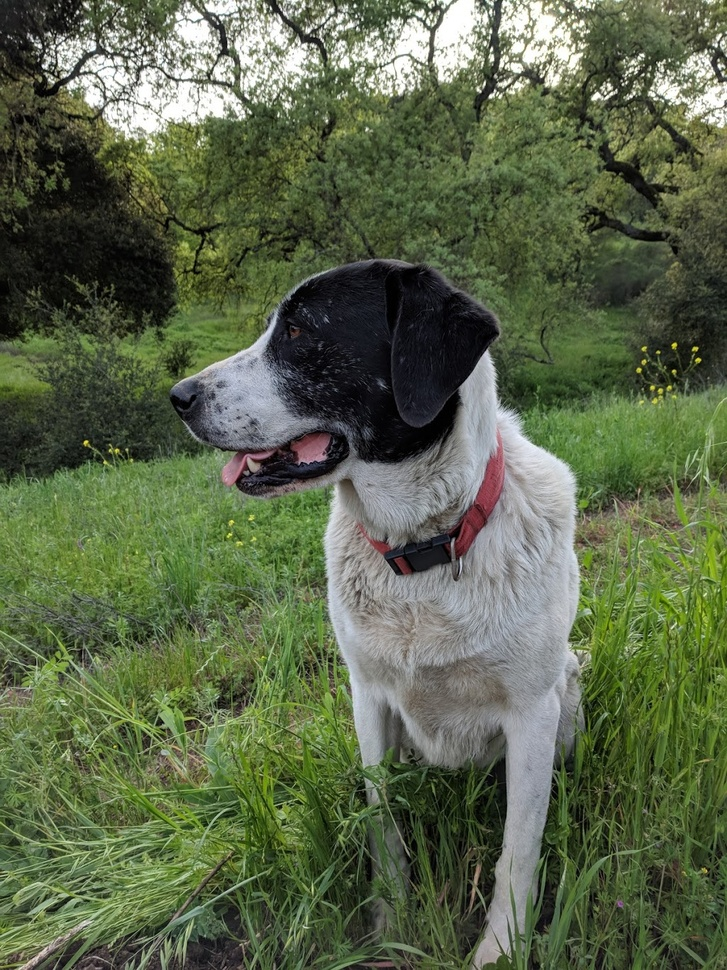
#> input picture DATA/sammy.jpg, 727 x 970 px, shrunk from 1025 x 1367 before the run
$ jupyter execute 4.1-template-matching.ipynb
#> lines starting #> are read from the running program, lines starting #| are printed output that depends on the picture
# Template Matching

Template Matching is a method for searching and finding the location of a template image in a larger image. OpenCV comes with a function `cv.matchTemplate` for this purpose. It simply slides the template image over the input image (as in 2D convolution) and compares the template and patch of input image under the template image. Several comparison methods are implemented in OpenCV. It returns a grayscale image, where each pixel denotes how much does the neighbourhood of that pixel match with template.

[Template Matching](https://docs.opencv.org/4.x/d4/dc6/tutorial_py_template_matching.html)

---

`cv2.matchTemplate(Mat image, Mat templ, int method, result=None, Mat mask=None)`

**Description:** Compares a template against overlapped image regions.

**Parameters:**

`image`: Image where the search is running. It must be 8-bit or 32-bit floating-point.

`templ`: Searched template. It must be not greater than the source image and have the same data type.

`method`: Parameter specifying the comparison method.
* `TM_SQDIFF `
* `TM_CCORR`
* `TM_CCOEFF`
* and a few more...

`result`: Map of comparison results.

`mask`: Optional mask. It must have the same size as templ.

**Return Value:** This method returns a single-channel image.

---

## Importing

[cell 1]
import cv2
import matplotlib.pyplot as plt

## Loading the Images

### Full Image

[cell 2]
full = cv2.imread("../DATA/sammy.jpg")
#> full is the input picture: shape (970, 727, 3); mean B, G, R 74.2, 102.6, 91.2
full = cv2.cvtColor(full, cv2.COLOR_BGR2RGB)
plt.imshow(full)

### Template Image

[cell 3]
face = cv2.imread("../DATA/sammy_face.jpg")
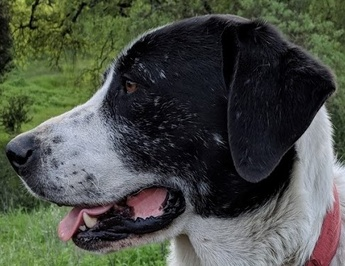
#> input picture DATA/sammy_face.jpg, 345 x 266 px, shrunk from 486 x 375 before the run
#> face is the input picture: shape (266, 345, 3); mean B, G, R 70, 78.7, 74.3
face = cv2.cvtColor(face, cv2.COLOR_BGR2RGB)
plt.imshow(face)

## Template Matching
After `cv2.matchTemplate` finishes the comparison, the best matches can be found as global minimums (when TM_SQDIFF was used) or maximums (when TM_CCORR or TM_CCOEFF was used) using the `cv2.minMaxLoc` function.

---

`cv2.minMaxLoc(Mat src, Mat mask=None)`

**Description:** Finds the global minimum and maximum in an array.

**Parameters:**

`image`: Input single-channel array.

`mask`: Optional mask used to select a sub-array.

**Return Value:** This method returns (minVal, maxVal, minLoc, maxLoc) tuple.

---

[cell 4]
res = cv2.matchTemplate(full, face, cv2.TM_CCOEFF)
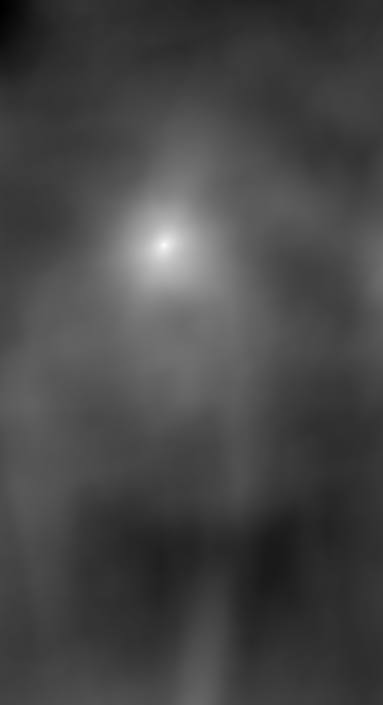
#> res: shape (705, 383) float32; min -369489728, max 868100096, mean -27078664; drawn with min black and max white
min_val, max_val, min_loc, max_loc = cv2.minMaxLoc(res)
#> min_val = -369489728; max_val = 868100096; min_loc = (0, 7); max_loc = (164, 245)

height, width, channels = face.shape
#> height = 266; width = 345; channels = 3

top_left = max_loc
#> top_left = (164, 245)
bottom_right = (top_left[0] + width, top_left[1] + height)
#> bottom_right = (509, 511)

cv2.rectangle(full, top_left, bottom_right, 255, 10)
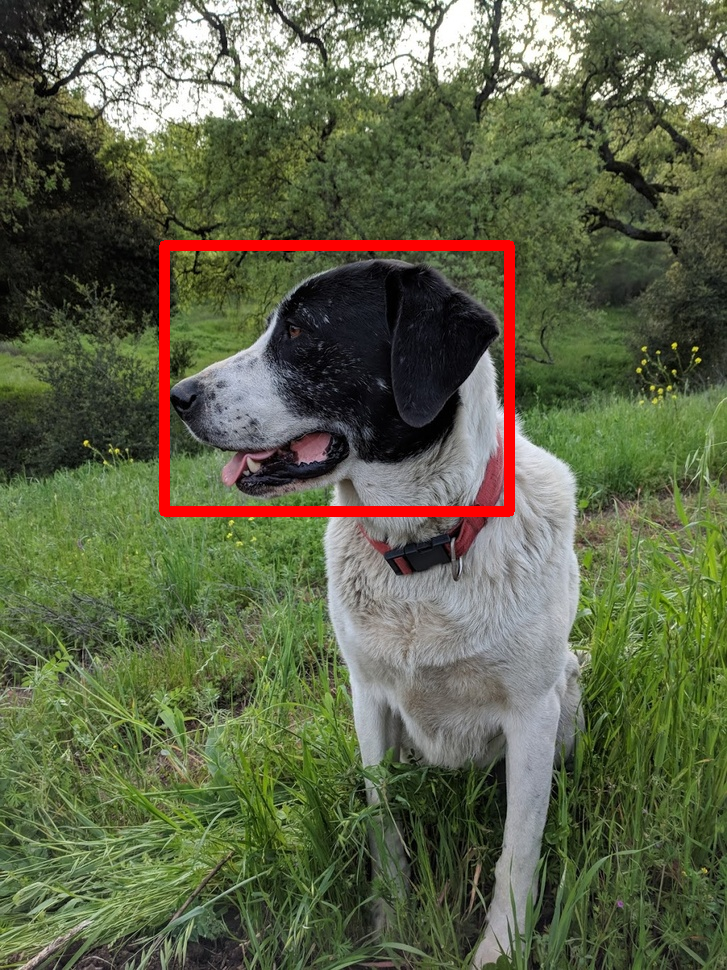
#> full: shape (970, 727, 3); mean R, G, B 94.3, 100.7, 72.8

plt.subplot(121)
plt.imshow(res)
plt.title("Result of Template Matching")

plt.subplot(122)
plt.imshow(full)
plt.title("Detected Point")

plt.show()
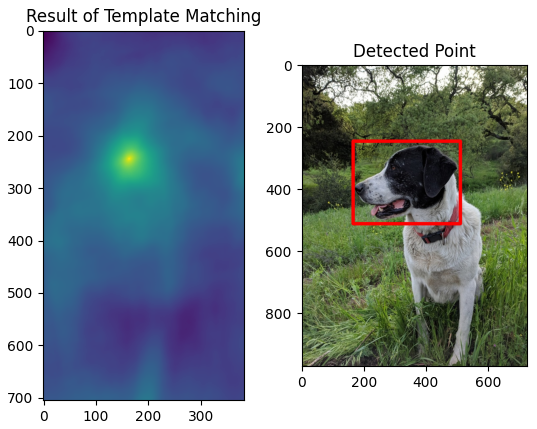
#> figure drawn by matplotlib, 2 panels
